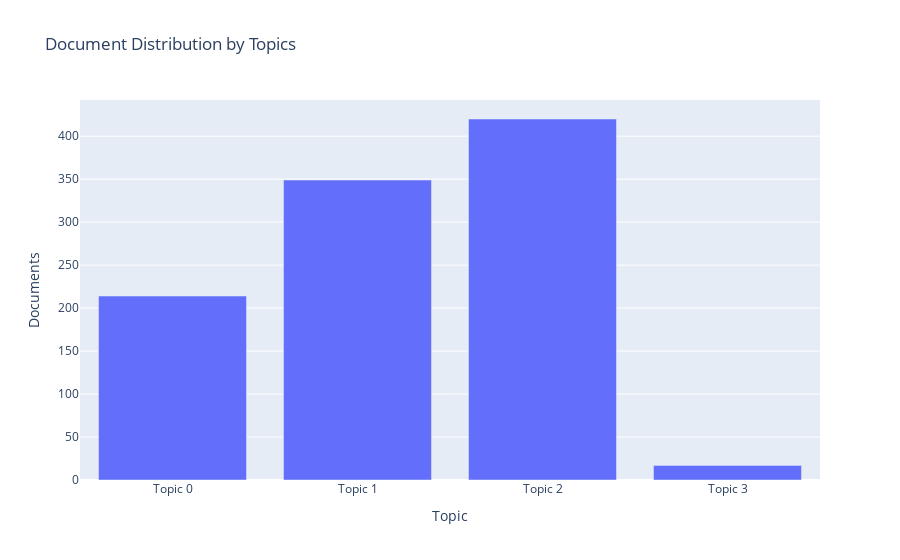

Write notebook code for a chart like this one.
### Code cell
lda = create_model('lda')
plot_model(lda, plot = 'topic_distribution')

### Figure 1 — Plotly figure (JSON) as saved in the notebook; plotly's stock layout.template omitted (floating-point values rounded to 4 significant figures)
{"data": [{"alignmentgroup": "True", "customdata": [["group, member, marry, pay, get, milk, vegetable, primary, start, small"], ["product, help, hope, small, husband, store, home, work, use, community"], ["family, work, use, request, increase, need, expand, start, customer, stock"], ["rice, farmer, water, land, area, farm, crop, sector, use, small"]], "hovertemplate": "Topic=%{x}<br>Documents=%{y}<br>Keyword=%{customdata[0]}<extra></extra>", "legendgroup": "", "marker": {"color": "#636efa", "pattern": {"shape": ""}}, "name": "", "offsetgroup": "", "orientation": "v", "showlegend": false, "textposition": "auto", "type": "bar", "x": ["Topic 0", "Topic 1", "Topic 2", "Topic 3"], "xaxis": "x", "y": [214, 349, 420, 17], "yaxis": "y"}], "layout": {"barmode": "relative", "legend": {"tracegroupgap": 0}, "title": {"text": "Document Distribution by Topics"}, "xaxis": {"anchor": "y", "domain": [0, 1], "title": {"text": "Topic"}}, "yaxis": {"anchor": "x", "domain": [0, 1], "title": {"text": "Documents"}}}}
